Frame 1 (no input): blank canvas, image omitted
Frame 60 (no input): blank canvas, image omitted
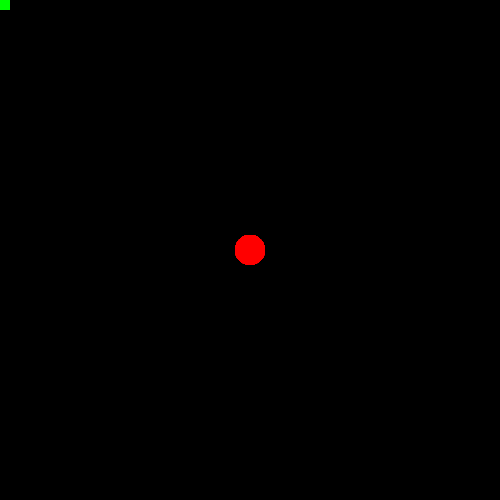
Frame 120 (the mouse pressed at the canvas centre since frame 60)

The p5.js sketch whose frames 1 and 60 were blank and that drew this single picture after the mouse press (run headless with seeded random() and noise() and a simulated clock; from frame 60 on, the mouse is pressed at the canvas centre):

// p5.js sketch
// ── sketch.js
function setup() {
  createCanvas(500, 500);
  background(0);
}

function draw() {
  noStroke();
  if (mouseIsPressed) {
    fill(255,0,0);
    ellipse(mouseX, mouseY, 30,30);
  }else{
    fill(0,255,0);
    rect(mouseX, mouseY, 10, 10);
  }
}
